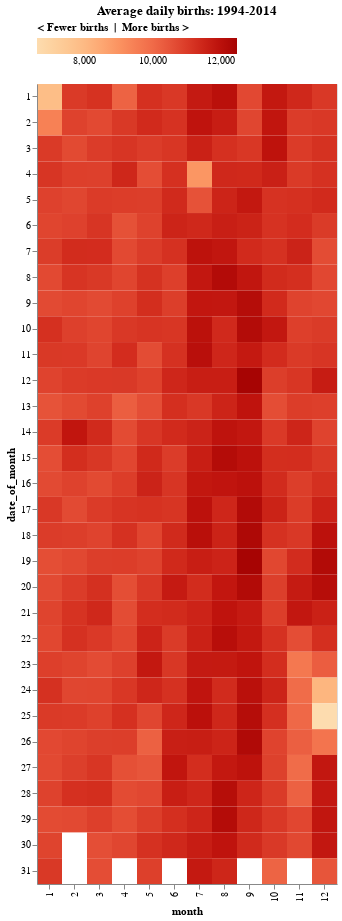

This figure's notebook cell:
### Code cell
alt.Chart(birthdays, title="Average daily births: 1994-2014").mark_rect().encode(
    y="date_of_month:O",
    x="month:O",
    color=alt.Color(
        "birthsmean",
        scale=alt.Scale(scheme="orangered"),
        title="< Fewer births  |  More births >",
    ),
    tooltip=[
        alt.Tooltip("display:O", title="Birthday"),
        alt.Tooltip("birthsmean:Q", title="Average births"),
        alt.Tooltip("max_rank", title="Rank"),
    ],
).configure_legend(orient="top").properties(width=300, height=800)

### Figure 1 — Vega-Lite specification as saved in the notebook (floating-point values rounded to 4 significant figures; data arrays with more than 128 entries replaced by an {"elided": "..."} marker saying what was removed)
{"config": {"view": {"continuousWidth": 300, "continuousHeight": 300}, "legend": {"orient": "top"}}, "data": {"name": "data-762c706f8cdc47d3a84acffa76acbd50"}, "mark": {"type": "rect"}, "encoding": {"color": {"field": "birthsmean", "scale": {"scheme": "orangered"}, "title": "< Fewer births  |  More births >", "type": "quantitative"}, "tooltip": [{"field": "display", "title": "Birthday", "type": "ordinal"}, {"field": "birthsmean", "title": "Average births", "type": "quantitative"}, {"field": "max_rank", "title": "Rank", "type": "quantitative"}], "x": {"field": "month", "type": "ordinal"}, "y": {"field": "date_of_month", "type": "ordinal"}}, "height": 800, "title": "Average daily births: 1994-2014", "width": 300, "$schema": "https://vega.github.io/schema/vega-lite/v5.17.0.json", "datasets": {"data-762c706f8cdc47d3a84acffa76acbd50": {"elided": "366 records"}}}
